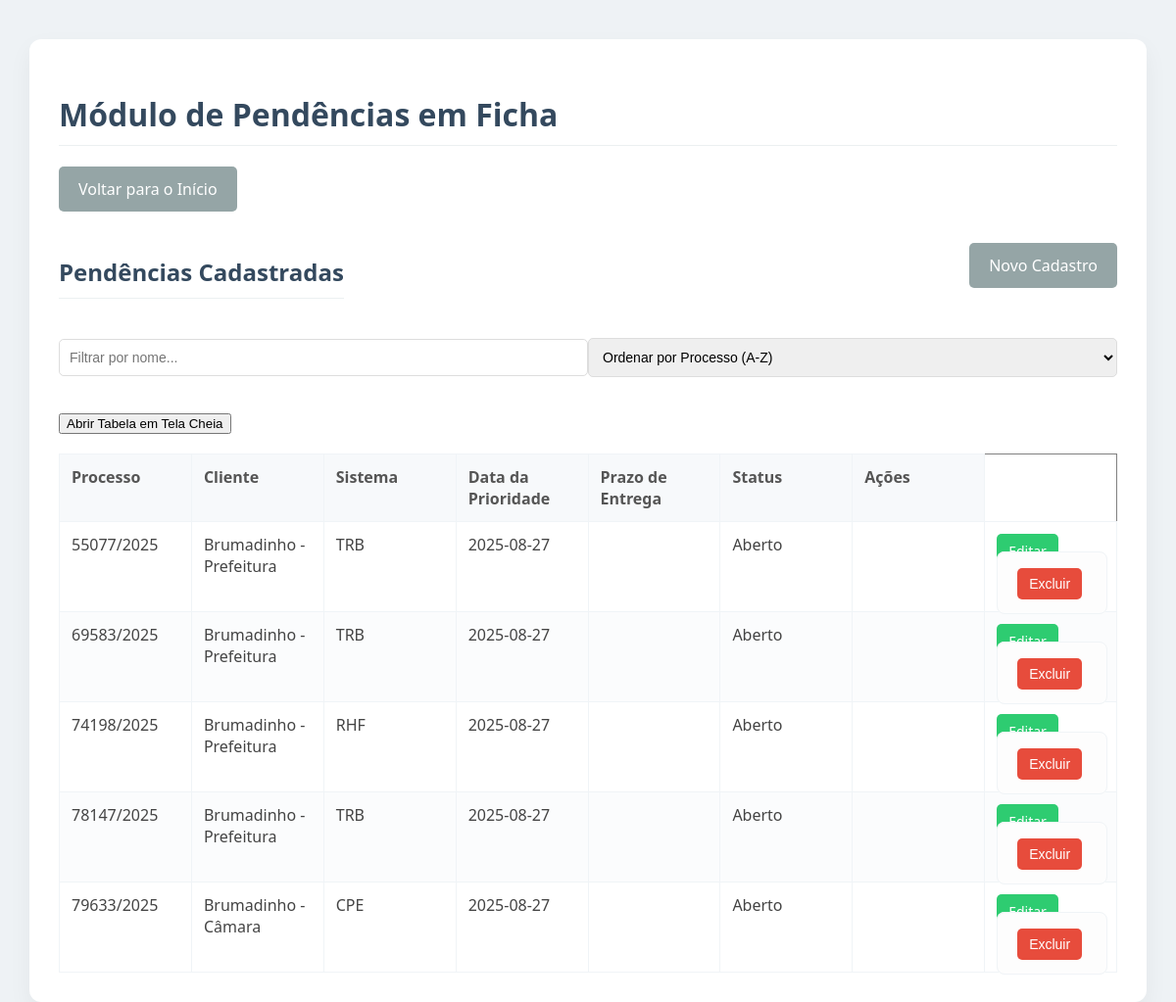
Page /pendencias on the committed database.
### tables this page shows
CREATE TABLE pendencias (
            id INTEGER PRIMARY KEY AUTOINCREMENT,
            processo TEXT NOT NULL,
            sistema TEXT,
            prazo_entrega TEXT,
            status TEXT
        , cliente TEXT, data_prioridade TEXT);

### app.py (the view)
@app.route('/pendencias')
def pendencias():
    conn = get_db_connection()
    pendencias_data = conn.execute('SELECT id, processo, cliente, sistema, data_prioridade, prazo_entrega, status FROM pendencias').fetchall()
    sistemas_para_selecao = [row['sigla'] for row in conn.execute('SELECT sigla FROM sistemas').fetchall()]
    clientes_data = [f"{row['municipio']} - {row['orgao']}" for row in conn.execute('SELECT municipio, orgao FROM clientes').fetchall()]
    conn.close()
    return render_template('pendencias.html', pendencias=pendencias_data, sistemas_para_selecao=sistemas_para_selecao, clientes=clientes_data)

### app.py (called while the page is built)
def get_db_connection():
    conn = sqlite3.connect('database.db')
    conn.row_factory = sqlite3.Row
    return conn

### templates/pendencias.html (shortened to what this page needs)
<!DOCTYPE html>
<html lang="pt-br">
<head>
    <link rel="stylesheet" href="{{ url_for('static', filename='style.css') }}">
</head>
<body>
    <div class="container">
        <h1>Módulo de Pendências em Ficha</h1>
        <a href="{{ url_for('index') }}" class="button">Voltar para o Início</a>
        <div class="header-actions">
            <h2>Pendências Cadastradas</h2>
            <a href="{{ url_for('new_pendencia') }}" class="button">Novo Cadastro</a>
        </div>
        <div class="controls">
            <input type="text" id="filterInput" placeholder="Filtrar por nome...">
            <select id="sortSelect">
                <option value="0">Ordenar por Processo (A-Z)</option>
            </select>
        </div>
        <button onclick="abrirTelaCheia('tabela-pendencias')">Abrir Tabela em Tela Cheia</button>
        <table id="tabela-pendencias" border="1">
            <thead>
                <tr>
                    <th>Processo</th>
                    <th>Cliente</th>
                    <th>Sistema</th>
                    <th>Data da Prioridade</th>
                    <th>Prazo de Entrega</th>
                    <th>Status</th>
                    <th>Ações</th>
                </tr>
            </thead>
            <tbody>
                {% for pendencia in pendencias %}
                <tr>
                    <td>{{ pendencia[1] }}</td>
                    <td>{{ pendencia[2] }}</td>
                    <td>{{ pendencia[3] }}</td>
                    <td>{{ pendencia[4] }}</td>
                    <td>{{ pendencia[5] }}</td>
                    <td>{{ pendencia[6] }}</td>
                    <td>{{ pendencia[7] }}</td>
                    <td class="actions">
                        <a href="{{ url_for('edit_pendencia', id=pendencia[0]) }}">Editar</a>
                        <form action="{{ url_for('delete_pendencia', id=pendencia[0]) }}" method="post" style="display:inline;">
                            <button type="submit" onclick="return confirm('Tem certeza que deseja excluir esta pendência?');">Excluir</button>
                        </form>
                    </td>
                </tr>
                {% endfor %}
            </tbody>
        </table>
    </div>
</body>
</html>

### static/style.css (style rules this page uses)
body { font-family: 'Segoe UI', Tahoma, Geneva, Verdana, sans-serif; background-color: #eef2f5; margin: 0; padding: 0; color: #444; }
.container { max-width: 90%; margin: 40px auto; background: #fff; padding: 30px; border-radius: 12px; box-shadow: 0 10px 25px rgba(0, 0, 0, 0.05); }
h1, h2 { color: #34495e; border-bottom: 1px solid #ecf0f1; padding-bottom: 10px; margin-top: 25px; }
form { background: #fdfdfd; padding: 20px; border-radius: 8px; margin-bottom: 20px; border: 1px solid #f0f4f7; }
input[type="text"], input[type="email"], input[type="tel"], input[type="date"], input[type="number"], select, textarea { width: 100%; padding: 10px; margin-bottom: 15px; border: 1px solid #ddd; border-radius: 5px; box-sizing: border-box; font-size: 14px; transition: border-color 0.3s; }
button[type="submit"] { background-color: #3498db; color: white; padding: 12px 20px; border: none; border-radius: 5px; cursor: pointer; font-size: 16px; transition: background-color 0.3s; }
table { width: 100%; border-collapse: collapse; margin-top: 20px; table-layout: fixed; }
th, td { padding: 12px; border: 1px solid #f0f4f7; text-align: left; vertical-align: top; word-wrap: break-word; }
th { background-color: #f7f9fb; font-weight: 600; color: #555; }
tr:nth-child(even) { background-color: #fbfcfd; }
.actions a, .actions button { display: inline-block; padding: 8px 12px; margin-right: 5px; border: none; border-radius: 5px; text-decoration: none; color: white; cursor: pointer; font-size: 14px; transition: background-color 0.3s; }
.actions a { background-color: #2ecc71; }
.actions button { background-color: #e74c3c; }
a.button { display: inline-block; padding: 12px 20px; background-color: #95a5a6; color: white; text-decoration: none; border-radius: 5px; margin-bottom: 20px; transition: background-color 0.3s; }
.header-actions { display: flex; justify-content: space-between; align-items: center; margin-bottom: 20px; }
.controls { display: flex; justify-content: space-between; align-items: center; margin-bottom: 20px; }

### rows in the picture
pendencias: processo "79633/2025", cliente "Brumadinho - Câmara", sistema "CPE", data_prioridade "2025-08-27", status "Aberto"
pendencias: processo "74198/2025", cliente "Brumadinho - Prefeitura", sistema "RHF", data_prioridade "2025-08-27", status "Aberto"
pendencias: processo "55077/2025", cliente "Brumadinho - Prefeitura", sistema "TRB", data_prioridade "2025-08-27", status "Aberto"
pendencias: processo "69583/2025", cliente "Brumadinho - Prefeitura", sistema "TRB", data_prioridade "2025-08-27", status "Aberto"
pendencias: processo "78147/2025", cliente "Brumadinho - Prefeitura", sistema "TRB", data_prioridade "2025-08-27", status "Aberto"
